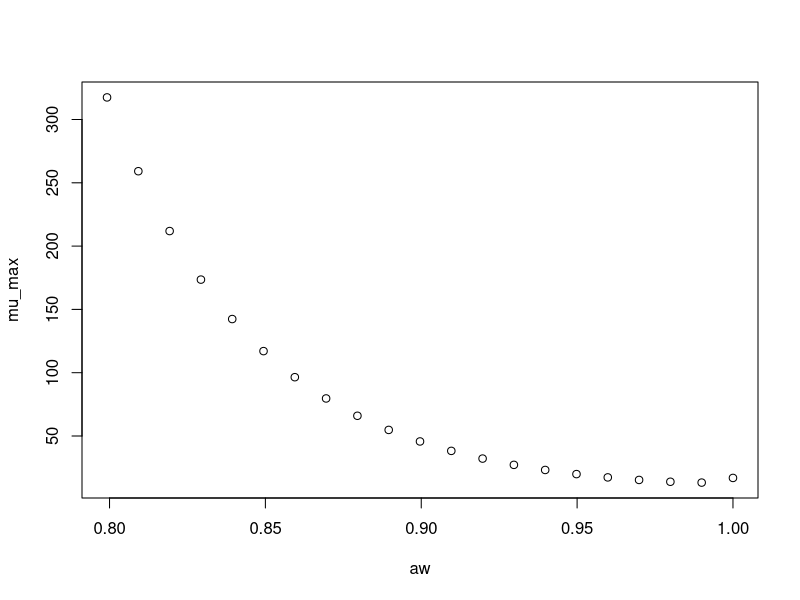

Here is the R script that generated this plot:
#############################
# start of Parameter script
#############################
aw <- seq(0.799200799200799,0.999999,length.out=21)
#############################
# end of Parameter script
#############################
############################# 
# start of Model script Gropin ID 1343 
#############################
 
# constant coefficients for this model
 
variables <- data.frame(aw)
argumentsPar <- expand.grid(variables)
 
# heart of the model
response_surface <- function(aw) {
   mumax <-exp(2.832-5.107*sqrt(1-aw)+25.98*(sqrt(1-aw))^2)

return(mumax=mumax)
} 

# output parameters
mumax <- cbind(argumentsPar,response_surface(argumentsPar['aw']))
colnames(mumax) <- c(colnames(argumentsPar),'mumax')
#############################
# End of Model script
#############################
############################# 
# start of Visualisation script Gropin ID 1343 
#############################
plot(aw,mumax$mumax,
                          xlab='aw',
                          ylab='mu_max')
#############################
# End of Visualisation script
#############################
